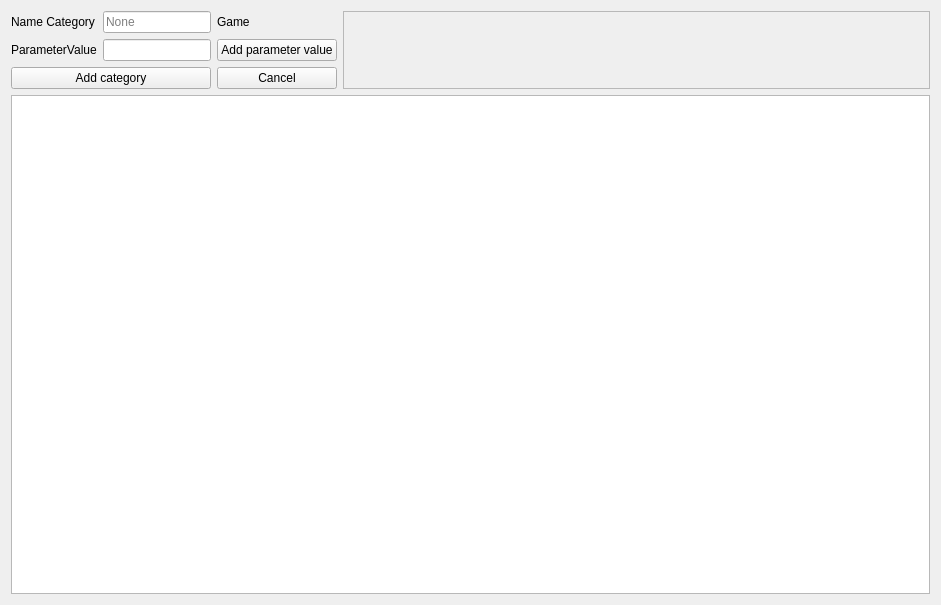
<?xml version="1.0" encoding="UTF-8"?>
<ui version="4.0">
 <class>FormNewCategory</class>
 <widget class="QWidget" name="FormNewCategory">
  <property name="geometry">
   <rect>
    <x>0</x>
    <y>0</y>
    <width>941</width>
    <height>605</height>
   </rect>
  </property>
  <property name="windowTitle">
   <string>Form</string>
  </property>
  <layout class="QGridLayout" name="gridLayout">
   <item row="1" column="0">
    <widget class="QLabel" name="FormAddCategoryLabelParameterValue">
     <property name="text">
      <string>ParameterValue</string>
     </property>
    </widget>
   </item>
   <item row="0" column="1" colspan="2">
    <widget class="QLineEdit" name="FormAddCategoryLineEditNameCategory">
     <property name="placeholderText">
      <string>None</string>
     </property>
    </widget>
   </item>
   <item row="3" column="0" colspan="5">
    <widget class="QTableWidget" name="FormAddCategoryTableWidgetAchievements"/>
   </item>
   <item row="0" column="0">
    <widget class="QLabel" name="FormAddCategoryLabelNameCategory">
     <property name="text">
      <string>Name Category</string>
     </property>
    </widget>
   </item>
   <item row="0" column="4" rowspan="3">
    <widget class="QScrollArea" name="FormAddCategoryScrollAreaValuae">
     <property name="widgetResizable">
      <bool>true</bool>
     </property>
     <widget class="QWidget" name="scrollAreaWidgetContents">
      <property name="geometry">
       <rect>
        <x>0</x>
        <y>0</y>
        <width>610</width>
        <height>75</height>
       </rect>
      </property>
     </widget>
    </widget>
   </item>
   <item row="1" column="1" colspan="2">
    <widget class="QLineEdit" name="FormAddCategoryLineEditNameValue"/>
   </item>
   <item row="1" column="3">
    <widget class="QPushButton" name="FormAddCategoryButtonAddParameterValue">
     <property name="text">
      <string>Add parameter value</string>
     </property>
    </widget>
   </item>
   <item row="0" column="3">
    <widget class="QLabel" name="FormAddCategoryLabelGame">
     <property name="text">
      <string>Game</string>
     </property>
    </widget>
   </item>
   <item row="2" column="3">
    <widget class="QPushButton" name="FormAddCategoryButtonCancel">
     <property name="text">
      <string>Cancel</string>
     </property>
    </widget>
   </item>
   <item row="2" column="0" colspan="3">
    <widget class="QPushButton" name="FormAddCategoryButtonAddCategory">
     <property name="text">
      <string>Add category</string>
     </property>
    </widget>
   </item>
  </layout>
 </widget>
 <resources/>
 <connections/>
</ui>
